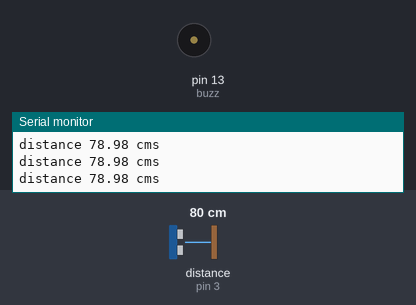
A sketch run on a simulated Arduino Uno, built with avr-gcc and run on an emulated ATmega328P. Shown: buzzer (waves = sounding, pin HIGH), the last lines printed to the serial monitor. Wiring (inferred from the names in the program): ultrasonic range finder: trigger pin 2; echo pin 3. The inputs (shaded band) are chosen by the test bench; at power-on: distance to the obstacle (sensor on pin 3) 80 cm. The echo pulse lasts 58.3 µs per cm; pins used as bus, display or sensor lines are not drawn.

Above: at 1.2 s.
1.3 s: distance to the obstacle (sensor on pin 3) set to 8 cm
2.8 s: distance to the obstacle (sensor on pin 3) set to 5 cm
At 2.93 s:
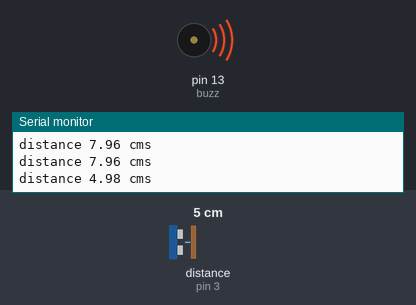
Timing chart, 0 to 11.8 s (numbered marks = the images above; inputs shaded):
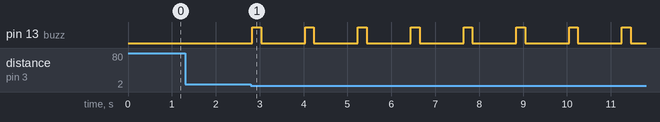

Measured:
- the behaviour switches between 7 and 6 cm on distance to the obstacle (sensor on pin 3) (found by bisection; images 0 and 1)
- after the input at 2.8 s, pin 13 (buzz): alternates HIGH for 0.20 s and LOW for 1.0 s, starting at once

The sketch:

dist2.ino
```cpp
int trig = 2;
int echo = 3;
float duration;
float distance;
int buzz=13;
int motorR[]={9,10};
int motorL[]={11,12};
void setup()
{
    Serial.begin(9600);
    pinMode(echo,INPUT);
    pinMode(trig, OUTPUT);
    pinMode(buzz,OUTPUT);

}
void loop()
{


        digitalWrite(trig, HIGH);
        delayMicroseconds(400);
        digitalWrite(trig,LOW);
        delayMicroseconds(400);


        duration = pulseIn(echo, HIGH);

        distance= duration*0.034/2;
        Serial.print("distance ");
        Serial.print(distance);
        Serial.println( " cms");
        delayMicroseconds(1000);
        if (distance<6)
        {
          digitalWrite(buzz,HIGH);
          delay(200);
          digitalWrite(buzz,LOW);
          delay(1000);
        }
        else
        {
          digitalWrite(buzz,LOW);
        }


}
```
